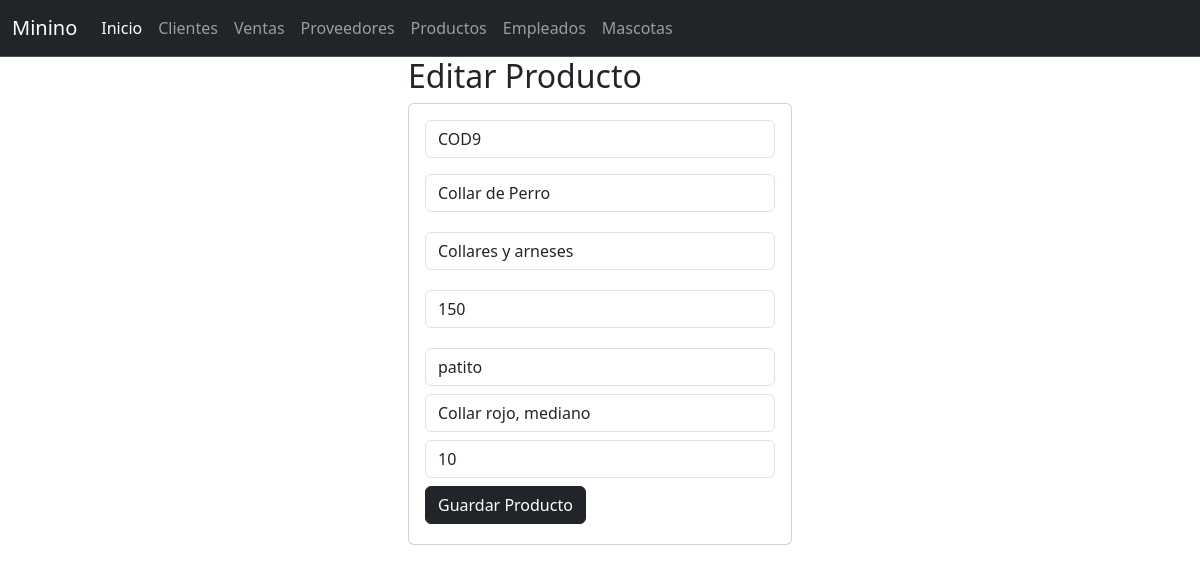
Screenshot of /seleccionarProducto/COD9 with the database file from the repository.
### productos_app/models.py (models this page shows, shortened)
class Producto(models.Model):
    codigo=models.CharField(primary_key=True,max_length=60)
    nombre=models.CharField(max_length=100)
    tipo=models.CharField(max_length=60)
    precio=models.PositiveSmallIntegerField()
    marca=models.CharField(max_length=60)
    descripcion=models.CharField(max_length=60)
    stock=models.PositiveSmallIntegerField()

### productos_app/views.py (the view)
# urls.py: path("seleccionarProducto/<codigo>",views.seleccionarProducto,name="seleccionarProducto"),
def seleccionarProducto(request,codigo):
    producto=Producto.objects.get(codigo=codigo)
    return render(request,"editarProducto.html",{"misproductos":producto})

### productos_app/templates/editarProducto.html
{% extends "base.html" %}
{% block cuerpo %}
<div class="row">
    <div class="col-md-4 offset-md-4">
        <h2>Editar Producto</h2>
        <div class="card">
            <div class="card-body">
                <form action="/editarProducto/" method="POST"> {% csrf_token %}
                    <div class="form-group">
                        <input type="text" id="txtcodigo" name="txtcodigo" class="form-control" value="{{misproductos.codigo}}" minlength="1" maxlength="6" readonly required>
                    </div>
                    <div class="form-group py-3">
                            <input type="text" id="txtnombre" name="txtnombre" class="form-control" value="{{misproductos.nombre}}" maxlength="100" required>
                        </div>
                    <div class="form-group py-1">
                        <input type="text" id="txttipo" name="txttipo" class="form-control" minlength="1" maxlength="9" value="{{misproductos.tipo}}" required>
                    </div>
                    <div class="form-group py-3">
                        <input type="text" id="txtprecio" name="txtprecio" class="form-control" value="{{misproductos.precio}}" maxlength="100" required>
                    </div>
                    <div class="form-group py-1">
                        <input type="text" id="txtmarca" name="txtmarca" class="form-control" minlength="1" maxlength="9" value="{{misproductos.marca}}" required>
                    </div>
                    <div class="form-group py-1">
                        <input type="text" id="txtdescripcion" name="txtdescripcion" class="form-control" minlength="1" maxlength="9" value="{{misproductos.descripcion}}" required>
                    </div>
                    <div class="form-group py-1">
                        <input type="text" id="txtstock" name="txtstock" class="form-control" minlength="1" maxlength="9" value="{{misproductos.stock}}" required>
                    </div>
                    <div class="form-group py-1">
                        <button type="submit" class="btn btn-dark">Guardar Producto</button>
                    </div>
                </form>
            </div>
        </div>
    </div>
</div>
{% endblock %}

### rows the page displays
Producto: txtcodigo "COD9", txtnombre "Collar de Perro", txttipo "Collares y arneses", txtprecio "150", txtmarca "patito", txtdescripcion "Collar rojo, mediano", txtstock "10"
